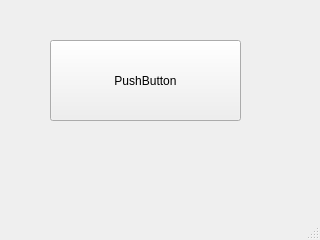
<?xml version="1.0" encoding="UTF-8"?>
<ui version="4.0">
 <class>MainWindow</class>
 <widget class="QMainWindow" name="MainWindow">
  <property name="geometry">
   <rect>
    <x>0</x>
    <y>0</y>
    <width>320</width>
    <height>240</height>
   </rect>
  </property>
  <property name="windowTitle">
   <string>MainWindow</string>
  </property>
  <widget class="QWidget" name="centralwidget">
   <widget class="QPushButton" name="pushButton">
    <property name="geometry">
     <rect>
      <x>50</x>
      <y>40</y>
      <width>191</width>
      <height>81</height>
     </rect>
    </property>
    <property name="text">
     <string>PushButton</string>
    </property>
   </widget>
  </widget>
  <widget class="QMenuBar" name="menubar">
   <property name="geometry">
    <rect>
     <x>0</x>
     <y>0</y>
     <width>320</width>
     <height>22</height>
    </rect>
   </property>
  </widget>
  <widget class="QStatusBar" name="statusbar"/>
 </widget>
 <resources/>
 <connections/>
</ui>
